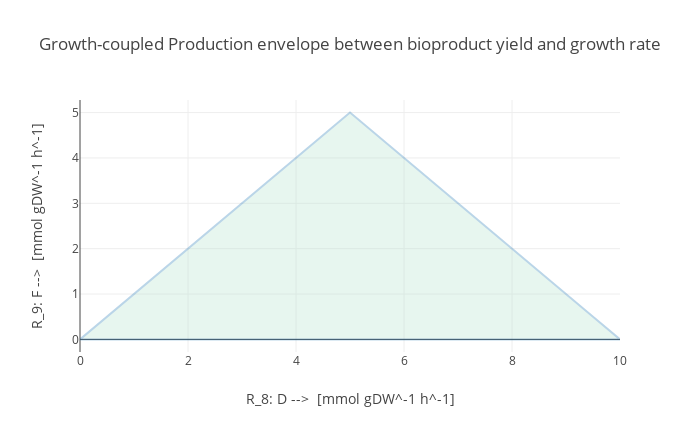

The cell this chart's notebook holds for it:
### Code cell
result.plot(title='Growth-coupled Production envelope between bioproduct yield and growth rate')

### Figure 1 — Plotly figure (JSON) as saved in the notebook; plotly's stock layout.template omitted (floating-point values rounded to 4 significant figures)
{"data": [{"fill": "toself", "fillcolor": "#B3E2CD", "hoverinfo": "none", "marker": {"line": {"color": "#B3E2CD"}, "opacity": 0.3}, "mode": "lines", "name": "WT", "opacity": 0.3, "type": "scatter", "x": [0, 0.5, 1, 1.5, 2, 2.5, 3, 3.5, 4, 4.5, 5, 5.5, 6, 6.5, 7, 7.5, 8, 8.5, 9, 9.5, 10, 10, 9.5, 9, 8.5, 8, 7.5, 7, 6.5, 6, 5.5, 5, 4.5, 4, 3.5, 3, 2.5, 2, 1.5, 1, 0.5, 0], "y": [0, 0, 0, 0, 0, 0, 0, 0, 0, 0, 0, 0, 0, 0, 0, 0, 0, 0, 0, 0, 0, 0, 0.5, 1, 1.5, 2, 2.5, 3, 3.5, 4, 4.5, 5, 4.5, 4, 3.5, 3, 2.5, 2, 1.5, 1, 0.5, 0]}], "layout": {"height": 432, "title": "Growth-coupled Production envelope between bioproduct yield and growth rate", "width": 700, "xaxis": {"title": "R_8: D -->  [mmol gDW^-1 h^-1]"}, "yaxis": {"title": "R_9: F -->  [mmol gDW^-1 h^-1]"}}}
